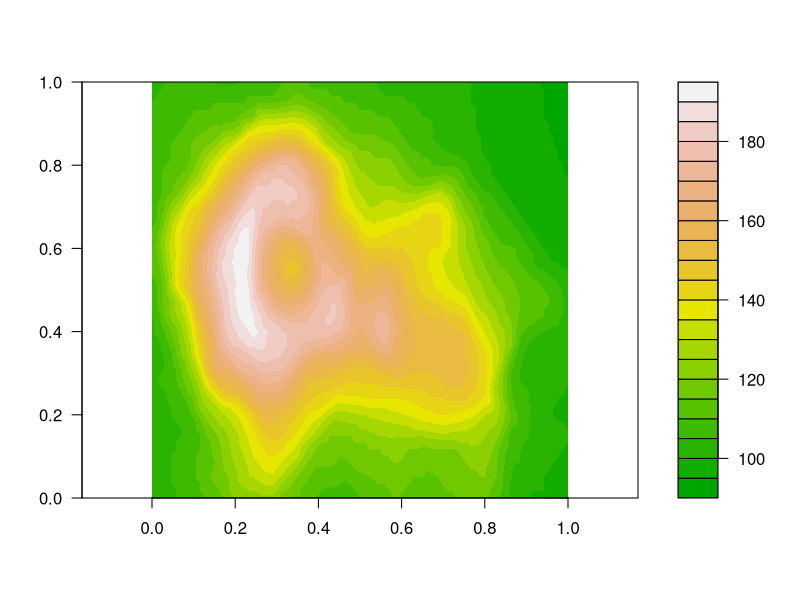
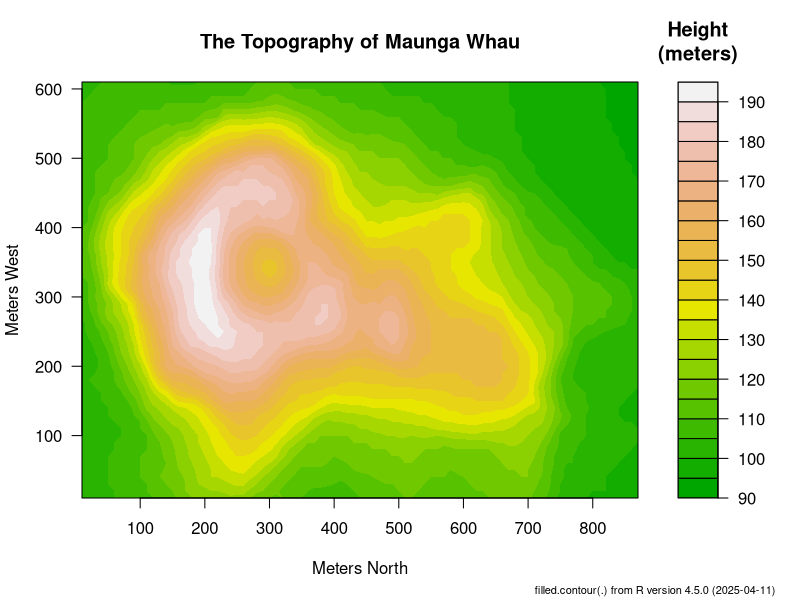
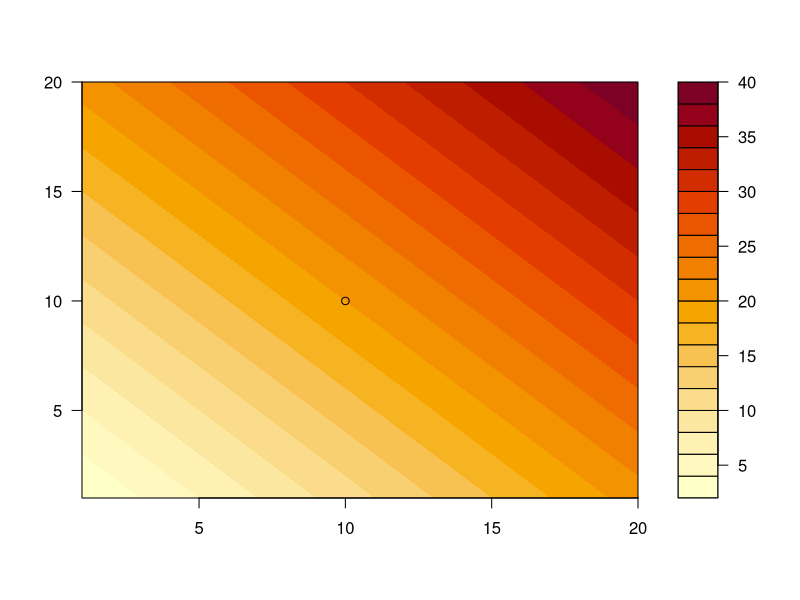
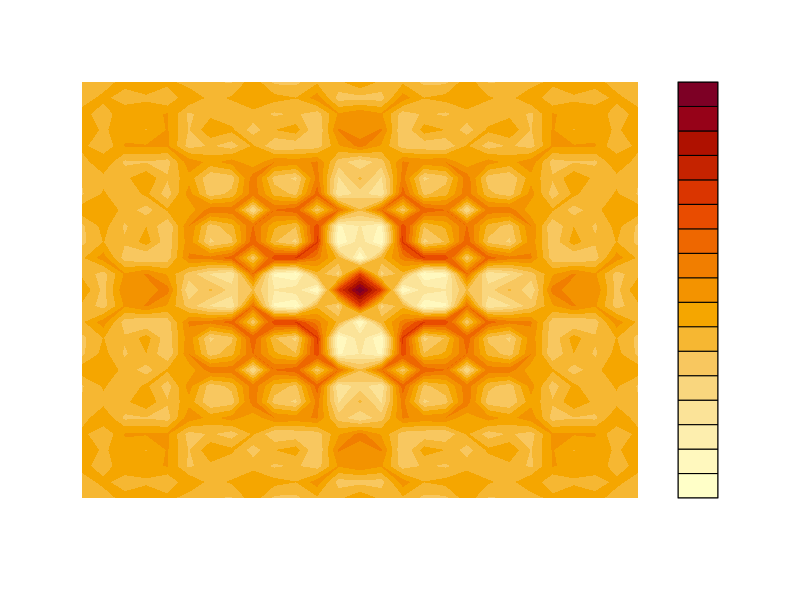
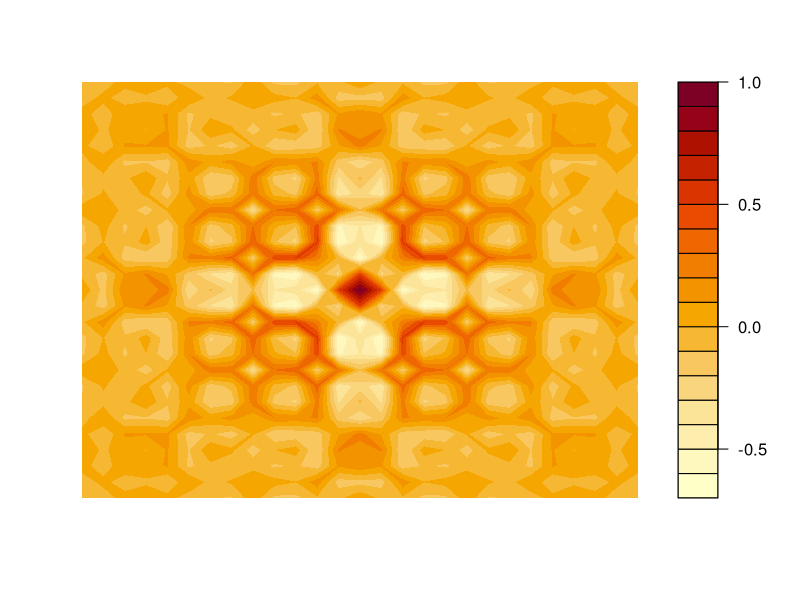

These charts were generated, in order, by the following R code:
require(grDevices) # for colours
filled.contour(volcano, color = terrain.colors, asp = 1) # simple

x <- 10*1:nrow(volcano)
y <- 10*1:ncol(volcano)
filled.contour(x, y, volcano, color = terrain.colors,
               plot.title = title(main = "The Topography of Maunga Whau",
                                  xlab = "Meters North", ylab = "Meters West"),
               plot.axes = { axis(1, seq(100, 800, by = 100))
                 axis(2, seq(100, 600, by = 100)) },
               key.title = title(main = "Height\n(meters)"),
               key.axes = axis(4, seq(90, 190, by = 10)))  # maybe also asp = 1
mtext(paste("filled.contour(.) from", R.version.string),
      side = 1, line = 4, adj = 1, cex = .66)

# Annotating a filled contour plot
a <- expand.grid(1:20, 1:20)
b <- matrix(a[,1] + a[,2], 20)
filled.contour(x = 1:20, y = 1:20, z = b,
               plot.axes = { axis(1); axis(2); points(10, 10) })

## Persian Rug Art:
x <- y <- seq(-4*pi, 4*pi, len = 27)
r <- sqrt(outer(x^2, y^2, "+"))
filled.contour(cos(r^2)*exp(-r/(2*pi)), axes = FALSE)
## rather, the key *should* be labeled:
filled.contour(cos(r^2)*exp(-r/(2*pi)), frame.plot = FALSE,
               plot.axes = {})

t <- col2rgb("#08a0ff")
t[,1]
attributes(t)
as.character(t)


col2rgb(c(red = "red", hex = "#abcdef"))
col2rgb(c(palette = 1:3))